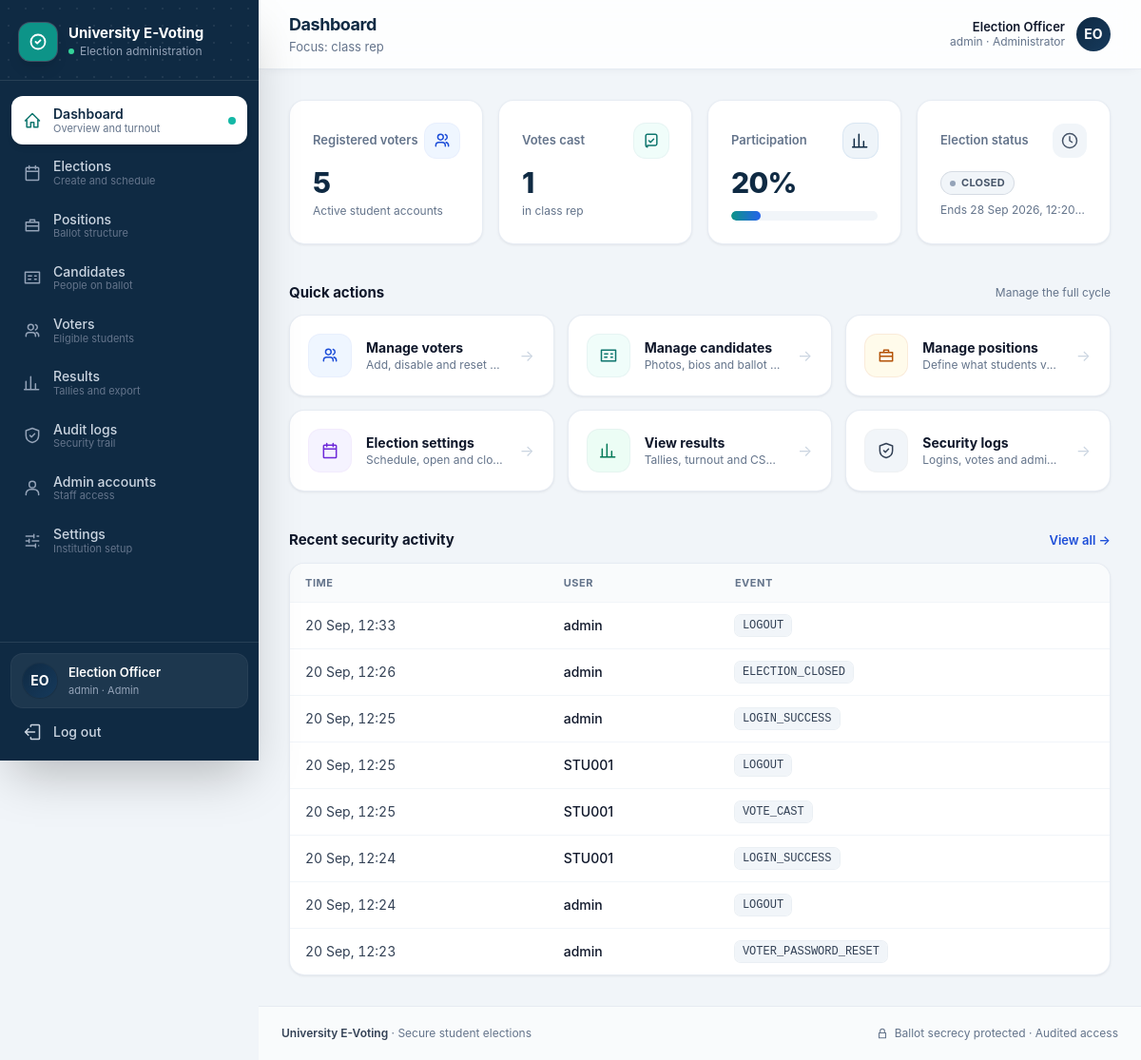
Page /admin/dashboard.php (signed in) on the committed database.
### tables this page shows
CREATE TABLE settings (
        name TEXT PRIMARY KEY,
        val TEXT NOT NULL
    );

CREATE TABLE users (
        id INTEGER PRIMARY KEY AUTOINCREMENT,
        student_id TEXT NOT NULL UNIQUE,
        name TEXT NOT NULL,
        email TEXT,
        department TEXT,
        password TEXT NOT NULL,
        role TEXT NOT NULL DEFAULT 'student' CHECK (role IN ('admin','student')),
        status TEXT NOT NULL DEFAULT 'active' CHECK (status IN ('active','inactive')),
        created_at TEXT NOT NULL
    );

CREATE TABLE elections (
        id INTEGER PRIMARY KEY AUTOINCREMENT,
        title TEXT NOT NULL,
        description TEXT,
        start_time TEXT NOT NULL,
        end_time TEXT NOT NULL,
        status TEXT NOT NULL DEFAULT 'DRAFT' CHECK (status IN ('DRAFT','UPCOMING','OPEN','CLOSED')),
        created_at TEXT NOT NULL
    );

CREATE TABLE audit_logs (
        id INTEGER PRIMARY KEY AUTOINCREMENT,
        user_id INTEGER,
        actor TEXT,
        action TEXT NOT NULL,
        details TEXT,
        ip_address TEXT,
        user_agent TEXT,
        created_at TEXT NOT NULL
    );

### admin/dashboard.php (the view, shortened to what the rows shown need)
<?php
require __DIR__ . '/../includes/layout.php';
$u = require_login('admin');
$focus = db_one("SELECT * FROM elections WHERE status = 'OPEN' ORDER BY end_time LIMIT 1")
    ?: db_one('SELECT * FROM elections ORDER BY id DESC LIMIT 1');
$cast = $focus ? (int) db_val('SELECT COUNT(*) FROM ballots WHERE election_id = ?', [$focus['id']]) : 0;
$recent = db_all('SELECT * FROM audit_logs ORDER BY id DESC LIMIT 8');
layout_start('Dashboard', 'dashboard', $focus ? 'Focus: ' . $focus['title'] : 'Election overview');
?>
<div class="grid gap-4 sm:grid-cols-2 lg:grid-cols-4">
  <div class="stat-card animate-fade-up" style="animation-delay:60ms">
    <div class="flex items-center justify-between"><p class="text-[13px] font-semibold text-slate-500">Votes cast</p><span class="flex h-9 w-9 items-center justify-center rounded-xl bg-teal-50 text-teal-700 ring-1 ring-teal-600/10"><?= icon('vote', 'h-5 w-5') ?></span></div>
    <p class="mt-2 text-3xl font-extrabold tracking-tight text-navy"><?= number_format($cast) ?></p>
    <p class="mt-1 truncate text-xs text-slate-500"><?= $focus ? 'in ' . e($focus['title']) : 'No election selected' ?></p>
  </div>
  <div class="stat-card animate-fade-up" style="animation-delay:180ms">
    <div class="flex items-center justify-between"><p class="text-[13px] font-semibold text-slate-500">Election status</p><span class="flex h-9 w-9 items-center justify-center rounded-xl bg-slate-100 text-slate-600"><?= icon('clock', 'h-5 w-5') ?></span></div>
    <p class="mt-3"><?= $focus ? status_badge($focus['status']) : '<span class="text-slate-400">—</span>' ?></p>
    <p class="mt-2 truncate text-xs text-slate-500"><?= $focus ? 'Ends ' . e(fmt_dt($focus['end_time'])) : '' ?></p>
  </div>
</div>
<div class="mb-3 mt-10 flex items-center justify-between">
  <h2 class="text-[15px] font-bold text-slate-900">Quick actions</h2>
</div>
<div class="mb-3 mt-10 flex items-center justify-between">
  <h2 class="text-[15px] font-bold text-slate-900">Recent security activity</h2>
</div>
<div class="table-wrap">
  <div class="overflow-x-auto">
    <table class="min-w-full divide-y divide-slate-100">
      <thead class="bg-slate-50/80"><tr><th class="th">Time</th><th class="th">User</th><th class="th">Event</th></tr></thead>
      <tbody class="divide-y divide-slate-100">
      <?php foreach ($recent as $r): ?>
        <tr class="transition hover:bg-slate-50/80"><td class="td whitespace-nowrap tabular-nums"><?= e(date('j M, H:i', strtotime($r['created_at']))) ?></td><td class="td font-medium text-slate-900"><?= e($r['actor']) ?></td><td class="td font-mono text-xs"><span class="rounded-md bg-slate-100 px-2 py-1 ring-1 ring-slate-200/70"><?= e($r['action']) ?></span></td></tr>
      <?php endforeach; ?>
      </tbody>
    </table>
  </div>
</div>
<?php layout_end();

### includes/layout.php (shortened to what the rows shown need)
<?php
require_once __DIR__ . '/bootstrap.php';
function icon(string $n, string $c = 'h-5 w-5'): string
{
    static $p = [
        'home' => 'M3 12l9-9 9 9M5 10v10h5v-6h4v6h5V10',
        'calendar' => 'M8 3v4m8-4v4M4 10h16M5 5h14a1 1 0 011 1v14a1 1 0 01-1 1H5a1 1 0 01-1-1V6a1 1 0 011-1z',
        'briefcase' => 'M4 8h16v11H4zM9 8V5h6v3M4 13h16',
        'id' => 'M3 5h18v14H3zM7 10h4M7 14h3M15 10h2M15 14h2',
        'users' => 'M16 19v-1a4 4 0 00-4-4H8a4 4 0 00-4 4v1M10 11a3.5 3.5 0 100-7 3.5 3.5 0 000 7zM20 19v-1a4 4 0 00-3-3.9M16 4.2a3.5 3.5 0 010 6.6',
        'user' => 'M12 12a4 4 0 100-8 4 4 0 000 8zM4 21v-1a6 6 0 016-6h4a6 6 0 016 6v1',
        'chart' => 'M4 20V10m6 10V4m6 16v-7m4 7H2',
        'shield' => 'M12 3l8 3v6c0 5-3.5 8-8 9-4.5-1-8-4-8-9V6l8-3zM9 12l2 2 4-4',
        'cog' => 'M4 6h10M18 6h2M4 12h4M12 12h8M4 18h12M20 18h0M14 4v4M8 10v4M16 16v4',
        'logout' => 'M15 12H3m0 0l4-4m-4 4l4 4M10 5V4a1 1 0 011-1h9a1 1 0 011 1v16a1 1 0 01-1 1h-9a1 1 0 01-1-1v-1',
        'check' => 'M9 12l2 2 4-4M21 12a9 9 0 11-18 0 9 9 0 0118 0z',
        'lock' => 'M6 11h12v9H6zM8 11V8a4 4 0 118 0v3',
        'menu' => 'M4 6h16M4 12h16M4 18h16',
        'vote' => 'M9 12l2 2 4-4m-8 8h10a2 2 0 002-2V6a2 2 0 00-2-2H7a2 2 0 00-2 2v12a2 2 0 002 2z',
        'spark' => 'M12 3l1.9 4.6L18.5 9.5l-4.6 1.9L12 16l-1.9-4.6L5.5 9.5l4.6-1.9L12 3zM19 15l.9 2.1L22 18l-2.1.9L19 21l-.9-2.1L16 18l2.1-.9L19 15z',
        'clock' => 'M12 21a9 9 0 100-18 9 9 0 000 18zM12 7v5l3 2',
        'alert' => 'M12 9v4m0 4h.01M10.3 3.9L1.8 18a2 2 0 001.7 3h17a2 2 0 001.7-3L13.7 3.9a2 2 0 00-3.4 0z',
        'info' => 'M12 22a10 10 0 100-20 10 10 0 000 20zM12 16v-4m0-4h.01',
    ];
    return '<svg class="' . $c . '" fill="none" viewBox="0 0 24 24" stroke="currentColor" stroke-width="1.8" stroke-linecap="round" stroke-linejoin="round" aria-hidden="true"><path d="' . ($p[$n] ?? '') . '"/></svg>';
}
function nav_items(string $role): array
{
    if ($role === 'admin') {
        return [
            ['admin/dashboard.php', 'Dashboard', 'home', 'dashboard', 'Overview and turnout'],
            ['admin/elections.php', 'Elections', 'calendar', 'elections', 'Create and schedule'],
            ['admin/positions.php', 'Positions', 'briefcase', 'positions', 'Ballot structure'],
            ['admin/candidates.php', 'Candidates', 'id', 'candidates', 'People on ballot'],
            ['admin/voters.php', 'Voters', 'users', 'voters', 'Eligible students'],
            ['admin/results.php', 'Results', 'chart', 'results', 'Tallies and export'],
            ['admin/audit-logs.php', 'Audit logs', 'shield', 'audit', 'Security trail'],
            ['admin/users.php', 'Admin accounts', 'user', 'users', 'Staff access'],
            ['admin/settings.php', 'Settings', 'cog', 'settings', 'Institution setup'],
        ];
    }
    return [
        ['student/dashboard.php', 'Dashboard', 'home', 'dashboard', 'Your voting home'],
        ['student/election.php', 'Elections', 'vote', 'elections', 'Browse and vote'],
        ['student/results.php', 'Results', 'chart', 'results', 'Published tallies'],
        ['student/profile.php', 'Profile', 'user', 'profile', 'Account and password'],
    ];
}
function avatar(string $name, ?string $photo, string $size = 'h-12 w-12'): string
{
    $ini = '';
    foreach (array_slice(preg_split('/\s+/', trim($name)), 0, 2) as $w) {
        $ini .= strtoupper(substr($w, 0, 1));
    }
    return '<span class="' . $size . ' inline-flex shrink-0 items-center justify-center rounded-2xl bg-gradient-to-br from-navy to-navy-light text-sm font-bold text-white shadow-sm ring-1 ring-navy-dark/20">' . e($ini ?: '•') . '</span>';
}
function layout_start(string $title, string $active = '', string $subtitle = ''): void
{
    $u = current_user();
    $inst = setting('institution_name', 'University E-Voting');
    $items = $u ? nav_items($u['role']) : [];
    ?><!DOCTYPE html>
<html lang="en" class="h-full">
<head>
<link rel="stylesheet" href="<?= e(url('assets/css/app.css')) ?>">
</head>
<body class="h-full font-sans text-slate-800 antialiased">
<div class="min-h-full lg:flex">
  <aside id="sidebar" class="fixed inset-y-0 left-0 z-40 flex w-[17rem] -translate-x-full flex-col bg-navy text-slate-300 shadow-2xl transition-transform duration-200 print:hidden lg:sticky lg:top-0 lg:h-screen lg:translate-x-0 lg:shrink-0">
    <div class="relative overflow-hidden border-b border-white/10 px-5 pb-5 pt-6">
      <div class="relative flex items-center gap-3">
        <div class="min-w-0">
          <p class="truncate text-[15px] font-bold leading-tight text-white"><?= e($inst) ?></p>
          <p class="mt-0.5 flex items-center gap-1.5 text-xs text-slate-400"><span class="inline-block h-1.5 w-1.5 rounded-full bg-emerald-400"></span><?= $u && $u['role'] === 'admin' ? 'Election administration' : 'Student voting portal' ?></p>
        </div>
      </div>
    </div>
      <?php foreach ($items as [$href, $label, $ic, $key, $desc]): $on = $active === $key; ?>
          <span class="<?= $on ? 'text-teal-700' : 'text-slate-400 group-hover:text-slate-200' ?>"><?= icon($ic) ?></span>
      <?php endforeach; ?>
    <?php if ($u): ?>
    <div class="border-t border-white/10 p-3">
      <div class="mb-2 flex items-center gap-3 rounded-xl bg-white/[.06] px-3 py-2.5 ring-1 ring-white/10">
        <?= avatar($u['name'], null, 'h-9 w-9 !rounded-full') ?>
        <div class="min-w-0 flex-1">
          <p class="truncate text-[13px] font-semibold text-white"><?= e($u['name']) ?></p>
          <p class="truncate text-[11px] text-slate-400"><?= e($u['student_id']) ?> · <?= $u['role'] === 'admin' ? 'Admin' : 'Student' ?></p>
        </div>
      </div>
      <form method="post" action="<?= e(url('logout.php')) ?>">
        <button type="submit" class="flex w-full items-center gap-3 rounded-xl px-3 py-2 text-sm font-medium text-slate-300 transition hover:bg-white/[.07] hover:text-white"><?= icon('logout') ?>Log out</button>
      </form>
    </div>
    <?php endif; ?>
  </aside>
  <div class="flex min-w-0 flex-1 flex-col">
    <header class="sticky top-0 z-20 border-b border-slate-200/80 bg-white/85 px-4 py-3 shadow-[0_1px_12px_-6px_rgb(15_42_67/.15)] backdrop-blur-md print:hidden sm:px-6 lg:px-8">
      <div class="mx-auto flex w-full max-w-6xl items-center gap-3">
        <div class="min-w-0">
          <h1 class="truncate text-[17px] font-bold tracking-tight text-navy sm:text-lg"><?= e($title) ?></h1>
        </div>
        <?php if ($u): ?>
          <div class="ml-auto flex items-center gap-3">
            <div class="hidden text-right sm:block">
              <p class="text-[13px] font-semibold leading-tight text-slate-900"><?= e($u['name']) ?></p>
              <p class="text-xs text-slate-500"><?= e($u['student_id']) ?> · <?= $u['role'] === 'admin' ? 'Administrator' : 'Student' ?></p>
            </div>
            <?= avatar($u['name'], null, 'h-9 w-9 !rounded-full ring-2 ring-white shadow') ?>
          </div>
        <?php endif; ?>
      </div>
    </header>
    <main class="mx-auto w-full max-w-6xl flex-1 p-4 sm:p-6 lg:p-8">
<?php
}
function layout_end(): void
{
    ?>
    </main>
    <footer class="border-t border-slate-200/80 bg-white/60 px-6 py-5 print:hidden">
      <div class="mx-auto flex w-full max-w-6xl flex-col items-center justify-between gap-2 text-xs text-slate-500 sm:flex-row">
        <p><span class="font-semibold text-slate-700"><?= e(setting('institution_name', 'University E-Voting')) ?></span> · Secure student elections</p>
      </div>
    </footer>
  </div>
</div>
</body>
</html>
<?php
}

### includes/bootstrap.php (shortened to what the rows shown need)
<?php
require_once __DIR__ . '/db.php';
function e($v): string { return htmlspecialchars((string) $v, ENT_QUOTES | ENT_SUBSTITUTE, 'UTF-8'); }
function url(string $path = ''): string { return BASE_URL . '/' . ltrim($path, '/'); }
function setting(string $name, string $default = ''): string
{
    $v = db_val('SELECT val FROM settings WHERE name = ?', [$name]);
    return $v === false ? $default : (string) $v;
}
function current_user(): ?array
{
    static $loaded = false, $user = null;
    if (!$loaded) {
        $loaded = true;
        $user = db_one('SELECT id,student_id,name,email,department,role,status FROM users WHERE id = ?', [$_SESSION['uid']]);
    }
    return $user;
}
function require_login(?string $role = null): array
{
    $u = current_user();
    return $u;
}
    ?><!DOCTYPE html>
</div></body></html><?php
function fmt_dt(?string $s): string { return $s ? date('j M Y, g:i A', strtotime($s)) : '—'; }
function status_badge(string $s): string
{
    $map = [
        'OPEN' => 'bg-emerald-50 text-emerald-700 ring-emerald-600/20', 'CLOSED' => 'bg-slate-100 text-slate-600 ring-slate-500/20',
        'UPCOMING' => 'bg-amber-50 text-amber-800 ring-amber-600/25', 'DRAFT' => 'bg-slate-100 text-slate-500 ring-slate-500/15',
        'active' => 'bg-emerald-50 text-emerald-700 ring-emerald-600/20', 'inactive' => 'bg-red-50 text-red-700 ring-red-600/20',
        'withdrawn' => 'bg-amber-50 text-amber-800 ring-amber-600/25',
    ];
    $dot = [
        'OPEN' => 'bg-emerald-500', 'active' => 'bg-emerald-500',
        'UPCOMING' => 'bg-amber-500', 'withdrawn' => 'bg-amber-500',
        'CLOSED' => 'bg-slate-400', 'DRAFT' => 'bg-slate-400', 'inactive' => 'bg-red-500',
    ][$s] ?? 'bg-slate-400';
    return '<span class="badge ' . ($map[$s] ?? 'bg-slate-100 text-slate-600 ring-slate-500/15') . '"><span class="h-1.5 w-1.5 rounded-full ' . $dot . '"></span>' . e(strtoupper($s)) . '</span>';
}

### rows in the picture
settings: val "University E-Voting"
users: name "Election Officer", student "admin"
elections: title "class rep", status "CLOSED", end_time "28 Sep 2026, 12:20…"
audit_logs: created_at "20 Sep, 12:33", actor "admin", action "LOGOUT"
audit_logs: created_at "20 Sep, 12:26", actor "admin", action "ELECTION_CLOSED"
audit_logs: created_at "20 Sep, 12:25", actor "admin", action "LOGIN_SUCCESS"
audit_logs: created_at "20 Sep, 12:25", actor "STU001", action "LOGOUT"
audit_logs: created_at "20 Sep, 12:25", actor "STU001", action "VOTE_CAST"
audit_logs: created_at "20 Sep, 12:24", actor "STU001", action "LOGIN_SUCCESS"
audit_logs: created_at "20 Sep, 12:24", actor "admin", action "LOGOUT"
audit_logs: created_at "20 Sep, 12:23", actor "admin", action "VOTER_PASSWORD_RESET"

### other values in the picture
$label "Dashboard"
$desc "Overview and turnout"
$label "Elections"
$desc "Create and schedule"
$label "Positions"
$desc "Ballot structure"
$label "Candidates"
$desc "People on ballot"
$label "Voters"
$desc "Eligible students"
$label "Results"
$desc "Tallies and export"
$label "Audit logs"
$desc "Security trail"
$label "Admin accounts"
